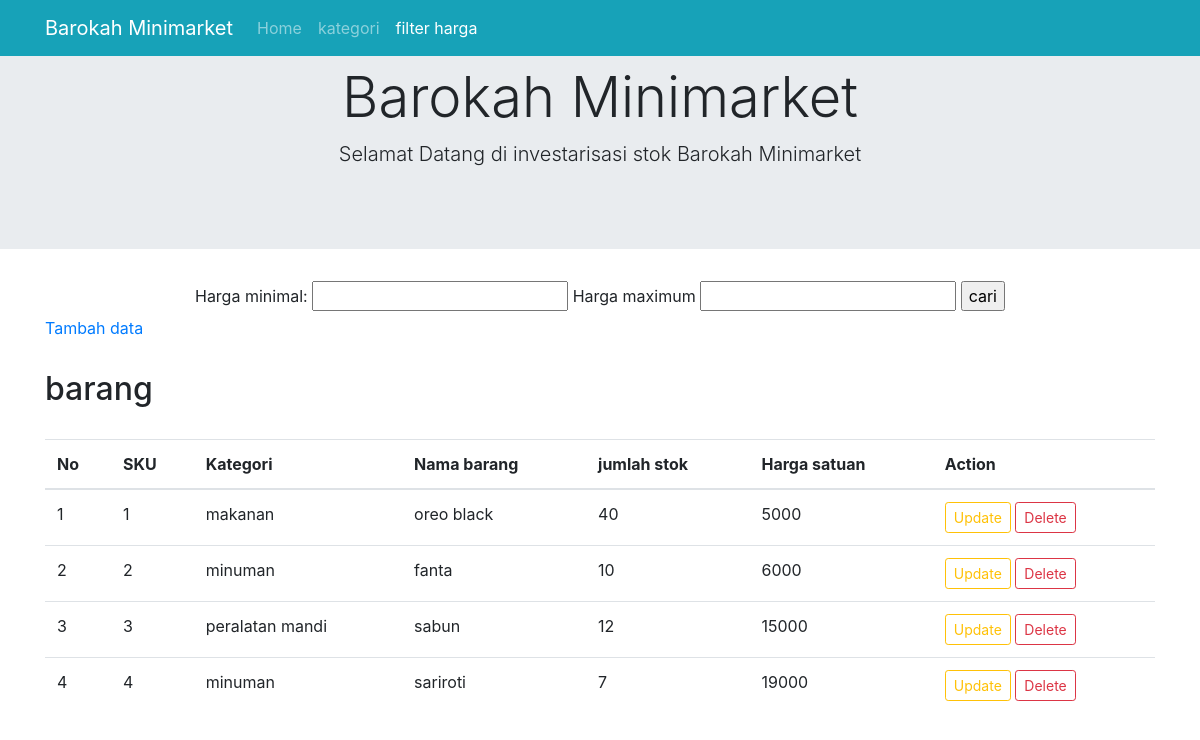
The app's page /filterHarga.php with its own data.
### tables this page shows
CREATE TABLE `barang` (
  `sku` int(11) NOT NULL,
  `id_kategori` int(11) NOT NULL,
  `nama_barang` varchar(75) NOT NULL,
  `jumlah_stok` int(11) NOT NULL,
  `harga_satuan` decimal(10,0) NOT NULL
);

### conn.php (called while the page is built, shortened)
<?php
function connection(){
	$dbServer = 'localhost';
   $dbUser = 'root';
   $dbPass = '';
   $dbName = "stok_barang";
   $conn=  mysqli_connect($dbServer,$dbUser,$dbPass,$dbName);
   mysqli_select_db($conn,$dbName);
   return $conn;
}
?>

### filterHarga.php (the view, shortened to what this page needs)
<?php
include('conn.php');
?>
<!doctype html>
<html lang="en">
  <head>
    <link rel="stylesheet" href="https://cdn.jsdelivr.net/npm/bootstrap@4.5.3/dist/css/bootstrap.min.css">
  </head>
  <body>
    <nav class="navbar fixed-top navbar-expand-lg navbar-dark bg-info">
      <div class="container">
      <a class="navbar-brand" href="#">Barokah Minimarket</a>
      <div class="collapse navbar-collapse" id="navbarNavAltMarkup">
        <div class="navbar-nav">
          <a class="nav-link" href="<?php echo "index.php"; ?>">Home <span class="sr-only">(current)</span></a>
          <a class="nav-link" href=kategori.php>kategori</a>
          <a class="nav-link active" href=filterHarga.php>filter harga</a>
        </div>
      </div>
      </div>
</nav>
<div class="jumbotron jumbotron-fluid">
  <div class="container text-center">
    <h1 class="display-4 ">Barokah Minimarket</h1>
    <p class="lead">Selamat Datang di investarisasi stok Barokah Minimarket</p>
  </div>
</div>
<div class="container text-center">
<form action="filterHarga.php" method="POST">
  <label>Harga minimal:</label>
  <input type="text" name="min">
  <label>Harga maximum</label>
  <input type="text" name="max">
  <input type="submit" value="cari">
</form>
</div>
  <div class="container">
  <div class="row">
    <div class="col">
    <a href="form.php">Tambah data</a>
          <h2 style="margin: 30px 0 30px 0;">barang</h2>
            <table class="table">
              <thead>
                <tr>
                  <th>No</th>
                  <th>SKU</th>
                  <th>Kategori</th>
                  <th>Nama barang</th>
                  <th>jumlah stok</th>
                  <th>Harga satuan</th>
                  <th>Action</th>
                </tr>
              </thead>
              <tbody>
                <?php
                if ($_SERVER['REQUEST_METHOD']=== 'POST') {
                    $min=$_POST['min'];
                    $max=$_POST['max'];
                    $query="SELECT * FROM barang WHERE harga_satuan BETWEEN '$min' AND '$max'";
                    $result = mysqli_query(connection(),$query);
                }else{
                  $query="SELECT * FROM barang";
                  $result = mysqli_query(connection(),$query);
                }
                  $no=1;
                 ?>
                 <?php while($data = mysqli_fetch_array($result)): ?>
                  <tr>
                    <td><?php echo $no++;?></td>
                    <td><?php echo $data['sku'];  ?></td>
                    <td>
                      <?php
                          if ($data['id_kategori'] == '1'){
                            echo "minuman";
                          }
                          elseif($data['id_kategori']== '2'){
                            echo "makanan";
                          }
                          else{
                            echo "peralatan mandi";
                          }
                      ?>
                    </td>
                    <td><?php echo $data['nama_barang'];  ?></td>
                    <td><?php echo $data['jumlah_stok'];  ?></td>
                    <td><?php echo $data['harga_satuan'];  ?></td>
                    <td>
                      <a href="update.php?sku=<?php echo $data['sku'] ?>" class="btn btn-outline-warning btn-sm" > Update</a>
                      <a href="delete.php?sku=<?php echo $data['sku'] ?>"class="btn btn-outline-danger btn-sm"> Delete</a>
                    </td>
                  </tr>
                 <?php endwhile ?>
              </tbody>
            </table>
          </div>
        </div>
      </div>
  </body>
</html>

### records on screen
barang: sku "1", shows "makanan", nama_barang "oreo black", jumlah_stok "40", harga_satuan "5000"
barang: sku "2", shows "minuman", nama_barang "fanta", jumlah_stok "10", harga_satuan "6000"
barang: sku "3", shows "peralatan mandi", nama_barang "sabun", jumlah_stok "12", harga_satuan "15000"
barang: sku "4", shows "minuman", nama_barang "sariroti", jumlah_stok "7", harga_satuan "19000"
